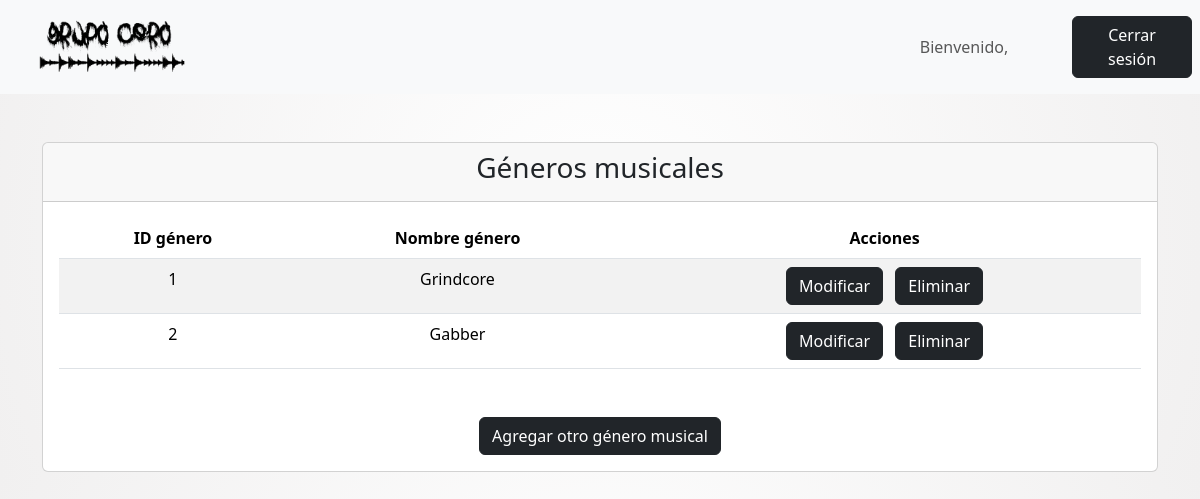
Before: /generosobjects/ with the older database file.
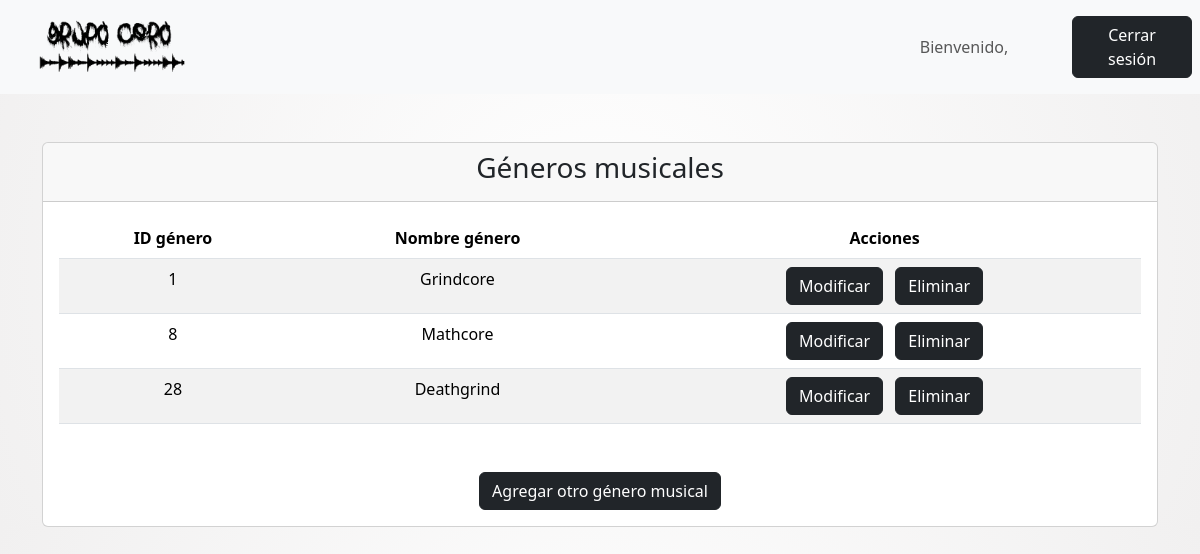
After: the same page with the newer database file.
### core/models.py (models this page shows, shortened)
class GeneroMusical(models.Model):
    nombreGenero = models.CharField(max_length=30)
    class Meta:
        verbose_name = "Género Musical"
        verbose_name_plural = "Géneros Musicales"

### core/views.py (the view)
# urls.py: path('generosobjects/', generosobjects, name='generosobjects'),
def generosobjects(request):
    auxGenObj = {
        'listaGenObj' : GeneroMusical.objects.all()
    }
    return render(request, 'core/miembros/generos/generosobjects.html', auxGenObj)

### core/templates/core/miembros/generos/generosobjects.html (shortened to what this page needs)
<!DOCTYPE html>
<html lang="es">
    {% load static %}
<head>
    <link href="https://cdn.jsdelivr.net/npm/bootstrap@5.3.3/dist/css/bootstrap.min.css" rel="stylesheet">
    <link rel="stylesheet" href="{% static 'core/css/style.css' %}">
</head>
<body>
<nav class="navbar navbar-expand-sm bg-light navbar-light justify-content-center">
    <div class="container-fluid">
        <a class="navbar-brand" href="{% url 'miembrosindex' %}">
            <img src="{% static 'core/img/LOGO.png' %}" alt="Avatar Logo" style="width:200px;" class="rounded-pill">
        </a>
    </div>
    <ul class="navbar-nav">
        <li class="nav-item">
            <a class="nav-link text-center" style="width:200px;">Bienvenido, {{ user.username }}</a>
        </li>
    </ul>
    <ul class="navbar-nav">
        <li class="nav-item">
            <a class="nav-link" href="{% url 'logout' %}">
                <button class="btn btn-dark" type="button" style="width:120px;">Cerrar sesión</button>
            </a>
        </li>
    </ul>
</nav>
<div class="container mt-5 text-center">
    <div class="card">
        <div class="card-header">
            <h3 class="card-title">Géneros musicales</h3>
        </div>
        <div class="card-body">
            <table class="table table-striped mb-5">
                <thead>
                    <tr>
                        <th scope="col">ID género</th>
                        <th scope="col">Nombre género</th>
                        <th scope="col">Acciones</th>
                    </tr>
                </thead>
                <tbody>
                    {% for auxGenObj in listaGenObj %}
                    <tr>
                        <td>{{ auxGenObj.pk }}</td>
                        <td>{{ auxGenObj.nombreGenero }}</td>
                        <td>
                            <a href="{% url 'generosupdate' auxGenObj.pk %}" class="btn btn-dark me-2">Modificar</a>
                            <button type="button" class="btn btn-dark" data-bs-toggle="modal" data-bs-target="#confirmModal{{ auxGenObj.pk }}">
                                Eliminar
                            </button>
                        </td>
                    </tr>
                    {% endfor %}
                </tbody>
            </table>
            <div class="text-center">
                <a href="{% url 'generosadd' %}" class="btn btn-dark">Agregar otro género musical</a>
            </div>
        </div>
    </div>
</div>
</body>
</html>

Changed rows visible on the page:
removed GeneroMusical: pk "2", nombreGenero "Gabber"
added GeneroMusical: pk "8", nombreGenero "Mathcore"
added GeneroMusical: pk "28", nombreGenero "Deathgrind"
